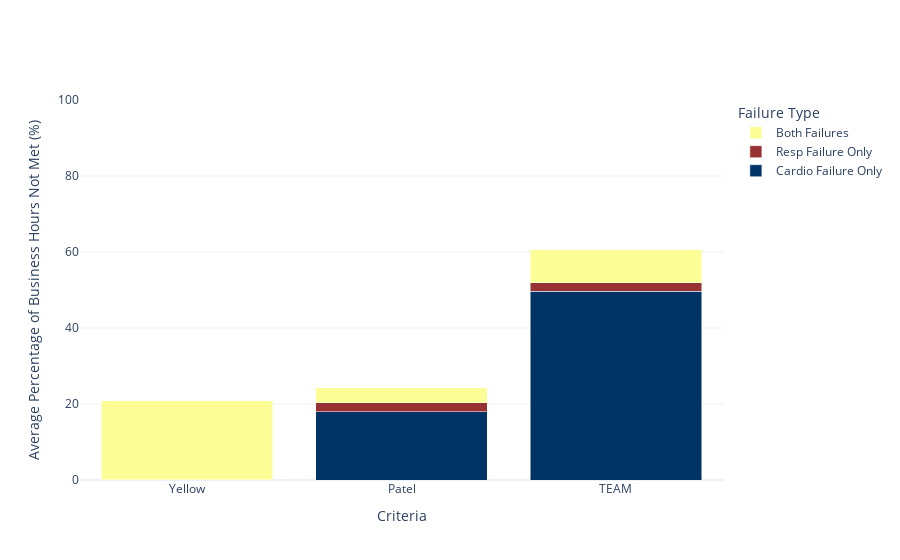

The code cell stored with this chart in its notebook:
### Code cell
# Create a stacked bar plot using Plotly
fig = go.Figure()

# Add bars for Cardio Failure Only
fig.add_trace(go.Bar(
    x=avg_failure_percentages['Criteria'],
    y=avg_failure_percentages['Cardio Failure Only'],
    name='Cardio Failure Only',
    marker_color='#003366'  # Dark Blue
))

# Add bars for Resp Failure Only
fig.add_trace(go.Bar(
    x=avg_failure_percentages['Criteria'],
    y=avg_failure_percentages['Resp Failure Only'],
    name='Resp Failure Only',
    marker_color='#983232'  # Maroon
))

# Add bars for Both Failures
fig.add_trace(go.Bar(
    x=avg_failure_percentages['Criteria'],
    y=avg_failure_percentages['Both Failures'],
    name='Both Failures',
    marker_color='#fdfd96'  # Pastel Yellow
))

# Customize the layout
fig.update_layout(
    barmode='stack',
    xaxis_title='Criteria',
    yaxis_title='Average Percentage of Business Hours Not Met (%)',
    yaxis=dict(range=[0, 100]),
    template='plotly_white',
    legend_title='Failure Type'
)

# Show the plot
fig.show()

### Figure 1 — Plotly figure (JSON) as saved in the notebook; plotly's stock layout.template omitted (floating-point values rounded to 4 significant figures)
{"data": [{"marker": {"color": "#003366"}, "name": "Cardio Failure Only", "type": "bar", "x": ["Yellow", "Patel", "TEAM"], "y": [0.02381, 17.94, 49.7]}, {"marker": {"color": "#983232"}, "name": "Resp Failure Only", "type": "bar", "x": ["Yellow", "Patel", "TEAM"], "y": [0, 2.356, 2.182]}, {"marker": {"color": "#fdfd96"}, "name": "Both Failures", "type": "bar", "x": ["Yellow", "Patel", "TEAM"], "y": [20.77, 3.977, 8.684]}], "layout": {"barmode": "stack", "legend": {"title": {"text": "Failure Type"}}, "xaxis": {"title": {"text": "Criteria"}}, "yaxis": {"range": [0, 100], "title": {"text": "Average Percentage of Business Hours Not Met (%)"}}}}
